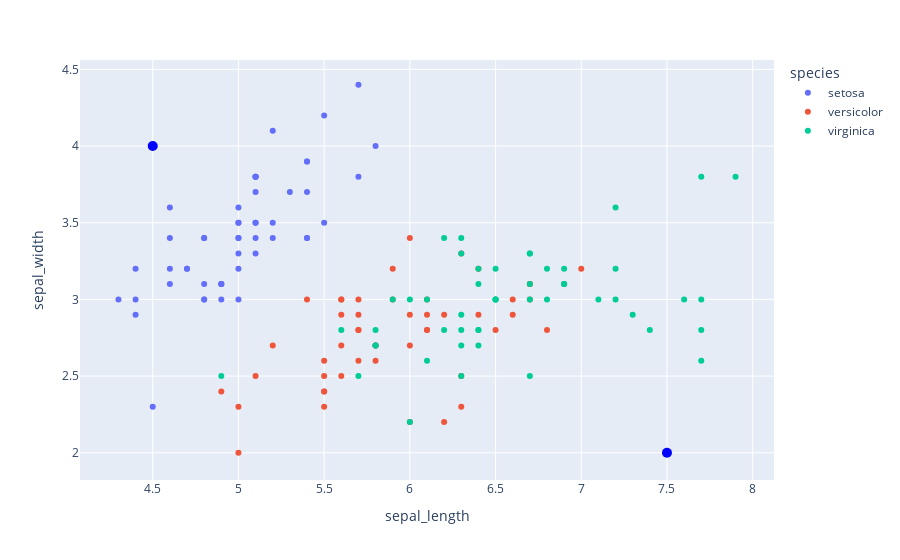

Notebook code cell kept with this figure:
### Code cell
import plotly.express as px #seaborn과 개념적으로 유사
import plotly.graph_objects as go

iris = px.data.iris()
fig = px.scatter(iris, x = 'sepal_length', y='sepal_width',color='species')

fig.add_trace( # 또 다른 추가 차트를 그리겠다
    go.Scatter(
        x = [4.5, 7.5], # x축의 범위
        y=[4,2],
        mode = "markers", #마크 표시할게요
        marker=dict(size=10,color="blue"),
        showlegend=False
    )
)
fig.show()

### Figure 1 — Plotly figure (JSON) as saved in the notebook; plotly's stock layout.template omitted (floating-point values rounded to 4 significant figures)
{"data": [{"hovertemplate": "species=setosa<br>sepal_length=%{x}<br>sepal_width=%{y}<extra></extra>", "legendgroup": "setosa", "marker": {"color": "#636efa", "symbol": "circle"}, "mode": "markers", "name": "setosa", "orientation": "v", "showlegend": true, "type": "scatter", "x": [5.1, 4.9, 4.7, 4.6, 5, 5.4, 4.6, 5, 4.4, 4.9, 5.4, 4.8, 4.8, 4.3, 5.8, 5.7, 5.4, 5.1, 5.7, 5.1, 5.4, 5.1, 4.6, 5.1, 4.8, 5, 5, 5.2, 5.2, 4.7, 4.8, 5.4, 5.2, 5.5, 4.9, 5, 5.5, 4.9, 4.4, 5.1, 5, 4.5, 4.4, 5, 5.1, 4.8, 5.1, 4.6, 5.3, 5], "xaxis": "x", "y": [3.5, 3, 3.2, 3.1, 3.6, 3.9, 3.4, 3.4, 2.9, 3.1, 3.7, 3.4, 3, 3, 4, 4.4, 3.9, 3.5, 3.8, 3.8, 3.4, 3.7, 3.6, 3.3, 3.4, 3, 3.4, 3.5, 3.4, 3.2, 3.1, 3.4, 4.1, 4.2, 3.1, 3.2, 3.5, 3.1, 3, 3.4, 3.5, 2.3, 3.2, 3.5, 3.8, 3, 3.8, 3.2, 3.7, 3.3], "yaxis": "y"}, {"hovertemplate": "species=versicolor<br>sepal_length=%{x}<br>sepal_width=%{y}<extra></extra>", "legendgroup": "versicolor", "marker": {"color": "#EF553B", "symbol": "circle"}, "mode": "markers", "name": "versicolor", "orientation": "v", "showlegend": true, "type": "scatter", "x": [7, 6.4, 6.9, 5.5, 6.5, 5.7, 6.3, 4.9, 6.6, 5.2, 5, 5.9, 6, 6.1, 5.6, 6.7, 5.6, 5.8, 6.2, 5.6, 5.9, 6.1, 6.3, 6.1, 6.4, 6.6, 6.8, 6.7, 6, 5.7, 5.5, 5.5, 5.8, 6, 5.4, 6, 6.7, 6.3, 5.6, 5.5, 5.5, 6.1, 5.8, 5, 5.6, 5.7, 5.7, 6.2, 5.1, 5.7], "xaxis": "x", "y": [3.2, 3.2, 3.1, 2.3, 2.8, 2.8, 3.3, 2.4, 2.9, 2.7, 2, 3, 2.2, 2.9, 2.9, 3.1, 3, 2.7, 2.2, 2.5, 3.2, 2.8, 2.5, 2.8, 2.9, 3, 2.8, 3, 2.9, 2.6, 2.4, 2.4, 2.7, 2.7, 3, 3.4, 3.1, 2.3, 3, 2.5, 2.6, 3, 2.6, 2.3, 2.7, 3, 2.9, 2.9, 2.5, 2.8], "yaxis": "y"}, {"hovertemplate": "species=virginica<br>sepal_length=%{x}<br>sepal_width=%{y}<extra></extra>", "legendgroup": "virginica", "marker": {"color": "#00cc96", "symbol": "circle"}, "mode": "markers", "name": "virginica", "orientation": "v", "showlegend": true, "type": "scatter", "x": [6.3, 5.8, 7.1, 6.3, 6.5, 7.6, 4.9, 7.3, 6.7, 7.2, 6.5, 6.4, 6.8, 5.7, 5.8, 6.4, 6.5, 7.7, 7.7, 6, 6.9, 5.6, 7.7, 6.3, 6.7, 7.2, 6.2, 6.1, 6.4, 7.2, 7.4, 7.9, 6.4, 6.3, 6.1, 7.7, 6.3, 6.4, 6, 6.9, 6.7, 6.9, 5.8, 6.8, 6.7, 6.7, 6.3, 6.5, 6.2, 5.9], "xaxis": "x", "y": [3.3, 2.7, 3, 2.9, 3, 3, 2.5, 2.9, 2.5, 3.6, 3.2, 2.7, 3, 2.5, 2.8, 3.2, 3, 3.8, 2.6, 2.2, 3.2, 2.8, 2.8, 2.7, 3.3, 3.2, 2.8, 3, 2.8, 3, 2.8, 3.8, 2.8, 2.8, 2.6, 3, 3.4, 3.1, 3, 3.1, 3.1, 3.1, 2.7, 3.2, 3.3, 3, 2.5, 3, 3.4, 3], "yaxis": "y"}, {"marker": {"color": "blue", "size": 10}, "mode": "markers", "showlegend": false, "type": "scatter", "x": [4.5, 7.5], "y": [4, 2]}], "layout": {"autosize": true, "legend": {"title": {"text": "species"}, "tracegroupgap": 0}, "margin": {"t": 60}, "xaxis": {"anchor": "y", "autorange": true, "domain": [0, 1], "range": [4.077, 8.123], "title": {"text": "sepal_length"}, "type": "linear"}, "yaxis": {"anchor": "x", "autorange": true, "domain": [0, 1], "range": [1.78, 4.588], "title": {"text": "sepal_width"}, "type": "linear"}}}
